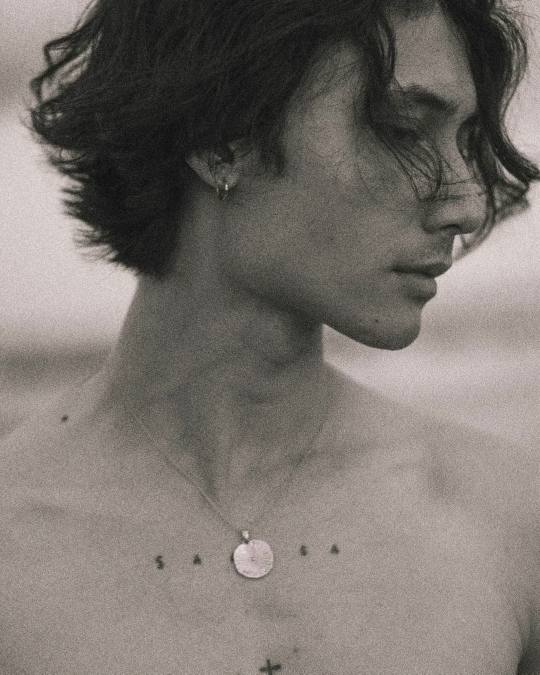
#> input picture insta-Project/data/source_data/instagram-carinahardy.studio/media/archived_posts/202401/17859118947055227.jpg, 1080 x 1349 px (shown at 1/2 size)
$ python review_tool.py ../data/source_data/instagram-carinahardy.studio/media/archived_posts/202401/17859118947055227.jpg
#> lines starting #> are read from the running program, lines starting #| are printed output that depends on the picture
### insta-Project/src/design_aesthetics.py
# src/design_aesthetics.py
from pathlib import Path
import numpy as np
import pandas as pd
from PIL import Image
from sklearn.cluster import KMeans
import colorsys
import os

def extract_palette_features(image_path: Path, k=5, sample_pixels=5000):
    def _to_hex(rgb_tuple):
        r, g, b = [int(max(0, min(255, v))) for v in rgb_tuple]
        return f"#{r:02X}{g:02X}{b:02X}"

    def _rgb_to_hsv01(rgb):
        r, g, b = [v/255.0 for v in rgb]
        return colorsys.rgb_to_hsv(r, g, b)

    def _warm_ratio(hues01):
        hues01 = np.asarray(hues01)
        return np.mean((hues01 >= 11/12) | (hues01 < 1/6))

    try:
        with Image.open(image_path) as im:
            im = im.convert("RGB")
            if max(im.size) > 1080:
                im.thumbnail((1080,1080))
            arr = np.array(im).reshape(-1, 3)
    except Exception:
        return None

    if arr.shape[0] > sample_pixels:
        idx = np.random.default_rng(42).choice(arr.shape[0], size=sample_pixels, replace=False)
        arr_sample = arr[idx]
    else:
        arr_sample = arr

    k = min(k, max(1, arr_sample.shape[0]))
    km = KMeans(n_clusters=k, n_init="auto", random_state=42)
    labels = km.fit_predict(arr_sample)
    centers = km.cluster_centers_
    counts = np.bincount(labels, minlength=k)
    order = np.argsort(counts)[::-1]
    centers, counts = centers[order], counts[order]
    pcts = counts / counts.sum()

    hexes = [_to_hex(c) for c in centers]
    hsv = np.apply_along_axis(lambda x: _rgb_to_hsv01(x), 1, arr_sample)
    h, s, v = hsv[:,0], hsv[:,1], hsv[:,2]
    stats = {
        "avg_hue01": float(np.mean(h)),
        "avg_saturation": float(np.mean(s)),
        "avg_value": float(np.mean(v)),
        "std_value": float(np.std(v)),
        "colorfulness": float(np.std(arr_sample, axis=0).mean()),
        "warm_ratio": float(_warm_ratio(h)),
    }
    top = 3
    hex_pad = (hexes + [None]*top)[:top]
    pct_pad = (pcts.tolist() + [0.0]*top)[:top]
    return {
        "dominant_hex_1": hex_pad[0],
        "dominant_hex_2": hex_pad[1],
        "dominant_hex_3": hex_pad[2],
        "dominant_pct_1": pct_pad[0],
        "dominant_pct_2": pct_pad[1],
        "dominant_pct_3": pct_pad[2],
        **stats
    }

# [26 lines left out: function build_aesthetic_dataset, not called in this run]

### insta-Project/src/review_tool.py
import argparse
import sys
from pathlib import Path
import pandas as pd

# Add the src directory to the path so we can import modules
sys.path.append(str(Path(__file__).parent))

from design_aesthetics import extract_palette_features

class ImageReviewer:
    def __init__(self):
        # Thresholds derived from README.md insights
        # "Contrast (std_value) was the most influential... posts with stronger light–dark variation tended to draw more attention"
        # "Warmth (warm_ratio) followed closely... images with warmer tones generally perform better"
        # "Color intensity (avg_saturation)... vibrant, saturated images seem to perform slightly better"

        # Note: These are heuristic baselines. In a real scenario, we'd calibrate these against the high-performing cluster stats.
        self.thresholds = {
            "std_value": 0.2,       # Minimum contrast
            "warm_ratio": 0.3,      # Minimum warmth
            "avg_saturation": 0.2,  # Minimum saturation
            "avg_value_min": 0.3,   # Minimum brightness
            "avg_value_max": 0.8    # Maximum brightness (avoid overexposure)
        }

    def analyze_image(self, image_path: Path):
        print(f"Analyzing image: {image_path}...")
        features = extract_palette_features(image_path)
#> in extract_palette_features, im is the input picture: PIL image 1080x1349 RGB; mean R, G, B 120.8, 114.4, 109.2
#> in extract_palette_features, `im.thumbnail((1080,1080))`:
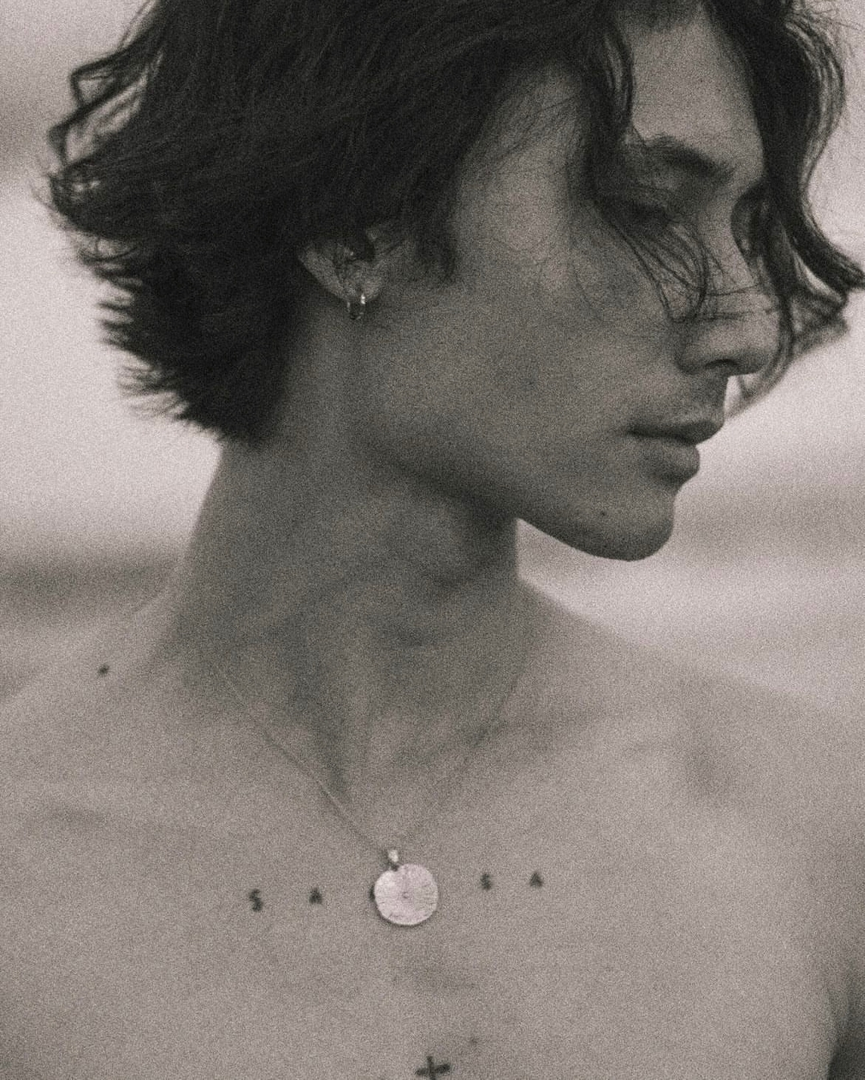
#> im: PIL image 865x1080 RGB; mean R, G, B 120.8, 114.4, 109.2
#> in extract_palette_features, `labels = km.fit_predict(arr_sample)`: labels = 5000 values, max 4 at index 1, min 0 at index 0, mean 1.74
#> in extract_palette_features, `counts = np.bincount(labels, minlength=k)`: counts = [958, 1620, 809, 1012, 601]
#> in extract_palette_features, `order = np.argsort(counts)[::-1]`: order = [1, 3, 0, 2, 4]
#> in extract_palette_features, `centers, counts = centers[order], counts[order]`: centers = [[159.7, 149, 143], [36.87, 36.84, 34.38], [87.53, 85.21, 78.9], [125.9, 118.5, 111.3], [200.1, 189.3, 186.7]]; counts = [1620, 1012, 958, 809, 601]
#> in extract_palette_features, `pcts = counts / counts.sum()`: pcts = [0.324, 0.202, 0.192, 0.162, 0.12]
#> in extract_palette_features, `hexes = [_to_hex(c) for c in centers]`: hexes = ['#9F958F', '#242422', '#57554E', '#7D766F', '#C8BDBA']
#> in extract_palette_features, `h, s, v = hsv[:,0], hsv[:,1], hsv[:,2]`: h = 5000 values, max 0.99 at index 424, min 0 at index 15, mean 0.093; s = 5000 values, max 0.333 at index 1275, min 0 at index 15, mean 0.0931; v = 5000 values, max 0.902 at index 1725, min 0.0431 at index 1965, mean 0.472
#> in _warm_ratio, `hues01 = np.asarray(hues01)`: hues01 has the same summary as h in extract_palette_features
#> in extract_palette_features, `stats = { "avg_hue01": float(np.mean(h)), "avg_saturation": float(np.m..`: stats = {'avg_hue01': 0.093, 'avg_saturation': 0.0931, 'avg_value': 0.472, 'std_value': 0.215, 'colorfulness': 51.84, 'warm_ratio': 0.848}
#> in extract_palette_features, `hex_pad = (hexes + [None]*top)[:top]`: hex_pad = ['#9F958F', '#242422', '#57554E']
#> in extract_palette_features, `pct_pad = (pcts.tolist() + [0.0]*top)[:top]`: pct_pad = [0.324, 0.202, 0.192]

        if features is None:
            print("Error: Could not extract features from the image.")
            return None

        return features

    def generate_feedback(self, features):
        feedback = []
        score = 0
        max_score = 4 # Based on 4 main metrics

        # 1. Contrast Analysis
        contrast = features['std_value']
        if contrast >= self.thresholds['std_value']:
            score += 1
            feedback.append(f"✅ Good contrast ({contrast:.2f}). The image has good depth.")
        else:
            feedback.append(f"⚠️ Low contrast ({contrast:.2f}). Consider increasing contrast to make the image pop.")

        # 2. Warmth Analysis
        warmth = features['warm_ratio']
        if warmth >= self.thresholds['warm_ratio']:
            score += 1
            feedback.append(f"✅ Good warmth ({warmth:.2f}). Warm tones are engaging.")
        else:
            feedback.append(f"⚠️ Low warmth ({warmth:.2f}). Consider adding warmer tones (yellows, reds) to increase engagement.")

        # 3. Saturation Analysis
        saturation = features['avg_saturation']
        if saturation >= self.thresholds['avg_saturation']:
            score += 1
            feedback.append(f"✅ Good saturation ({saturation:.2f}). Vibrant colors attract attention.")
        else:
            feedback.append(f"⚠️ Low saturation ({saturation:.2f}). Consider boosting color intensity slightly.")

        # 4. Brightness Analysis
        brightness = features['avg_value']
        if self.thresholds['avg_value_min'] <= brightness <= self.thresholds['avg_value_max']:
            score += 1
            feedback.append(f"✅ Good brightness ({brightness:.2f}). The image is well-lit.")
        else:
            if brightness < self.thresholds['avg_value_min']:
                feedback.append(f"⚠️ Too dark ({brightness:.2f}). Consider brightening the image.")
            else:
                feedback.append(f"⚠️ Too bright ({brightness:.2f}). Watch out for overexposure.")

        return score, max_score, feedback

    def print_report(self, features, score, max_score, feedback):
        print("\n" + "="*40)
        print("📸 INSTAGRAM IMAGE REVIEW REPORT")
        print("="*40)

        print("\n📊 Extracted Features:")
        print(f"  - Contrast (std_value):   {features['std_value']:.3f}")
        print(f"  - Warmth (warm_ratio):    {features['warm_ratio']:.3f}")
        print(f"  - Saturation (avg_sat):   {features['avg_saturation']:.3f}")
        print(f"  - Brightness (avg_val):   {features['avg_value']:.3f}")

        print("\n📝 Feedback:")
        for item in feedback:
            print(f"  {item}")

        final_score_pct = (score / max_score) * 100
        print("\n" + "-"*40)
        print(f"🏆 FINAL SCORE: {score}/{max_score} ({final_score_pct:.0f}%)")
        print("="*40 + "\n")

def main():
    parser = argparse.ArgumentParser(description="Review an image for Instagram posting suitability.")
    parser.add_argument("image_path", type=str, help="Path to the image file")
    args = parser.parse_args()

    image_path = Path(args.image_path)

    if not image_path.exists():
        print(f"Error: File not found at {image_path}")
        return

    reviewer = ImageReviewer()
    features = reviewer.analyze_image(image_path)
#> in analyze_image, `features = extract_palette_features(image_path)`: features = 12 items
#> features = 12 items

    if features:
        score, max_score, feedback = reviewer.generate_feedback(features)
#> in generate_feedback, `contrast = features['std_value']`: contrast = 0.215
#> in generate_feedback, `warmth = features['warm_ratio']`: warmth = 0.848
#> in generate_feedback, `saturation = features['avg_saturation']`: saturation = 0.0931
#> in generate_feedback, `brightness = features['avg_value']`: brightness = 0.472
#> score = 3; max_score = 4; feedback = 4 items
        reviewer.print_report(features, score, max_score, feedback)
#|   - Contrast (std_value):   0.215
#|   - Warmth (warm_ratio):    0.848
#|   - Saturation (avg_sat):   0.093
#|   - Brightness (avg_val):   0.472
#> the loop in print_report, `for item in feedback:` made 4 passes
#|   ✅ Good contrast (0.21). The image has good depth.
#|   ✅ Good warmth (0.85). Warm tones are engaging.
#|   ⚠️ Low saturation (0.09). Consider boosting color intensity slightly.
#|   ✅ Good brightness (0.47). The image is well-lit.
#> in print_report, `final_score_pct = (score / max_score) * 100`: final_score_pct = 75
#| 🏆 FINAL SCORE: 3/4 (75%)

if __name__ == "__main__":
    main()

$ run again, on insta-Project/data/source_data/instagram-carinahardy.studio/media/archived_posts/202401/18018953821998117.jpg
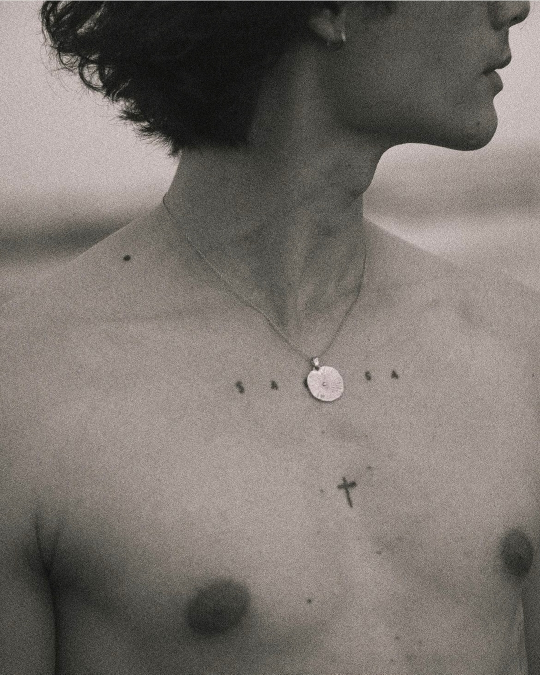
#> input picture insta-Project/data/source_data/instagram-carinahardy.studio/media/archived_posts/202401/18018953821998117.jpg, 1080 x 1349 px (shown at 1/2 size)
#> in extract_palette_features, im is the input picture: PIL image 1080x1349 RGB; mean R, G, B 121.8, 115.1, 109.6
#> in extract_palette_features, `im.thumbnail((1080,1080))`:
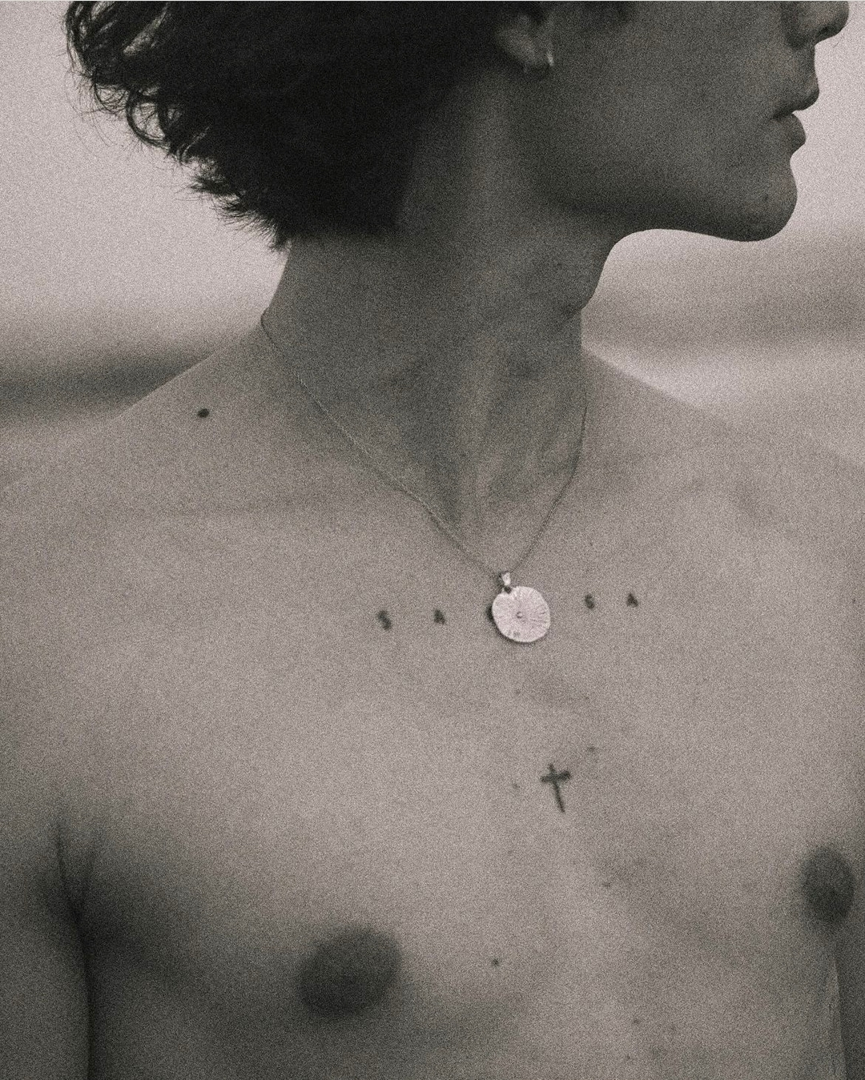
#> im: PIL image 865x1080 RGB; mean R, G, B 121.8, 115.1, 109.6
#> labels = 5000 values, max 4 at index 1, min 0 at index 2, mean 1.62
#> in extract_palette_features, `counts = np.bincount(labels, minlength=k)`: counts = [1817, 546, 1011, 960, 666]
#> order = [0, 2, 3, 4, 1]
#> in extract_palette_features, `centers, counts = centers[order], counts[order]`: centers = [[153.4, 143, 136.7], [75.95, 74.74, 69.13], [118.3, 111.7, 104.5], [185.7, 174.7, 171], [31.71, 31.82, 29.45]]; counts = [1817, 1011, 960, 666, 546]
#> pcts = [0.363, 0.202, 0.192, 0.133, 0.109]
#> hexes = ['#998E88', '#4B4A45', '#766F68', '#B9AEAA', '#1F1F1D']
#> h = 5000 values, max 0.99 at index 1493, min 0 at index 11, mean 0.0905; s = 5000 values, max 0.316 at index 2088, min 0 at index 11, mean 0.099; v = 5000 values, max 0.929 at index 3459, min 0.0392 at index 16, mean 0.479
#> hues01 has the same summary as h in extract_palette_features
#> stats = {'avg_hue01': 0.0905, 'avg_saturation': 0.099, 'avg_value': 0.479, 'std_value': 0.189, 'colorfulness': 45.41, 'warm_ratio': 0.892}
#> hex_pad = ['#998E88', '#4B4A45', '#766F68']
#> pct_pad = [0.363, 0.202, 0.192]
#> in analyze_image, `features = extract_palette_features(image_path)`: features = 12 items
#> contrast = 0.189
#> warmth = 0.892
#> saturation = 0.099
#> brightness = 0.479
#> score = 2; max_score = 4; feedback = 4 items
#|   - Contrast (std_value):   0.189
#|   - Warmth (warm_ratio):    0.892
#|   - Saturation (avg_sat):   0.099
#|   - Brightness (avg_val):   0.479
#> the loop in print_report, `for item in feedback:` made 4 passes
#|   ⚠️ Low contrast (0.19). Consider increasing contrast to make the image pop.
#|   ✅ Good warmth (0.89). Warm tones are engaging.
#|   ⚠️ Low saturation (0.10). Consider boosting color intensity slightly.
#|   ✅ Good brightness (0.48). The image is well-lit.
#> final_score_pct = 50
#| 🏆 FINAL SCORE: 2/4 (50%)

$ run again, on insta-Project/data/source_data/instagram-carinahardy.studio/media/archived_posts/202401/18030793603658125.jpg
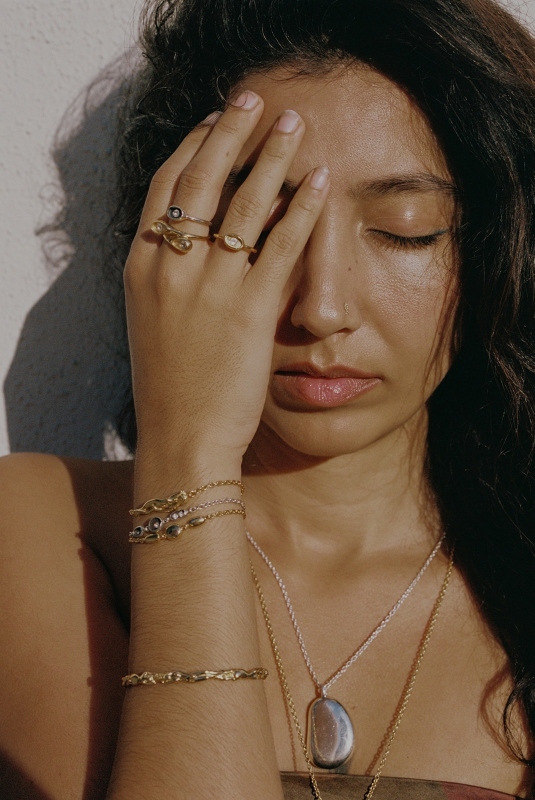
#> input picture insta-Project/data/source_data/instagram-carinahardy.studio/media/archived_posts/202401/18030793603658125.jpg, 1069 x 1600 px (shown at 1/2 size)
#> in extract_palette_features, im is the input picture: PIL image 1069x1600 RGB; mean R, G, B 102, 80.5, 61.1
#> in extract_palette_features, `im.thumbnail((1080,1080))`:
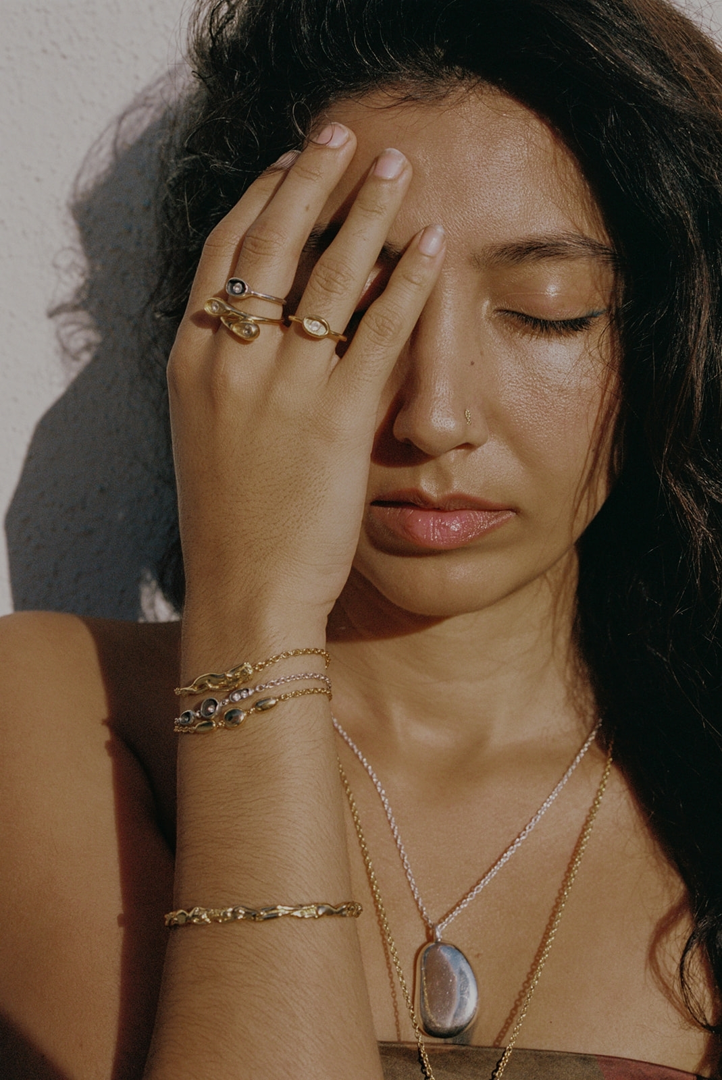
#> im: PIL image 722x1080 RGB; mean R, G, B 102, 80.5, 61.1
#> labels = 5000 values, max 4 at index 1, min 0 at index 3, mean 1.74
#> in extract_palette_features, `counts = np.bincount(labels, minlength=k)`: counts = [1450, 1135, 849, 377, 1189]
#> order = [0, 4, 1, 2, 3]
#> in extract_palette_features, `centers, counts = centers[order], counts[order]`: centers = [[150.2, 119.2, 90.78], [126, 88.54, 55.74], [16.83, 17.47, 13.88], [70.57, 53.01, 41.89], [167.8, 160.7, 156.2]]; counts = [1450, 1189, 1135, 849, 377]
#> pcts = [0.29, 0.238, 0.227, 0.17, 0.0754]
#> hexes = ['#96775A', '#7E5837', '#10110D', '#463529', '#A7A09C']
#> h = 5000 values, max 0.981 at index 2333, min 0 at index 121, mean 0.143; s = 5000 values, max 1 at index 2554, min 0 at index 121, mean 0.415; v = 5000 values, max 0.827 at index 706, min 0.0235 at index 3515, mean 0.403
#> hues01 has the same summary as h in extract_palette_features
#> stats = {'avg_hue01': 0.143, 'avg_saturation': 0.415, 'avg_value': 0.403, 'std_value': 0.212, 'colorfulness': 47.22, 'warm_ratio': 0.792}
#> hex_pad = ['#96775A', '#7E5837', '#10110D']
#> pct_pad = [0.29, 0.238, 0.227]
#> in analyze_image, `features = extract_palette_features(image_path)`: features = 12 items
#> contrast = 0.212
#> warmth = 0.792
#> saturation = 0.415
#> brightness = 0.403
#> score = 4; feedback = 4 items
#|   - Contrast (std_value):   0.212
#|   - Warmth (warm_ratio):    0.792
#|   - Saturation (avg_sat):   0.415
#|   - Brightness (avg_val):   0.403
#> the loop in print_report, `for item in feedback:` made 4 passes
#|   ✅ Good contrast (0.21). The image has good depth.
#|   ✅ Good warmth (0.79). Warm tones are engaging.
#|   ✅ Good saturation (0.42). Vibrant colors attract attention.
#|   ✅ Good brightness (0.40). The image is well-lit.
#> final_score_pct = 100
#| 🏆 FINAL SCORE: 4/4 (100%)
